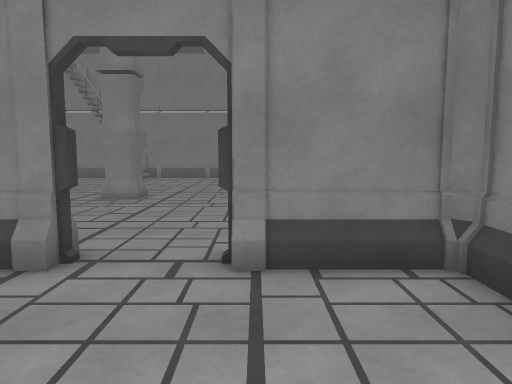
View 1 (above)

16 first-person views from a walk through a scene from a Unity 3-D project. The camera is 1.5 m above the floor, tilts 6° down and sees 70° across. Doors are open. The floor is counted in squares, 1 m on a side. Each view is taken from the middle of a square. On the plan, view 1 faces up. The plan holds only what a view shows up to about 16 squares ahead; the rest is blank. The place goes on beyond the plan. The player is left out.

View 2
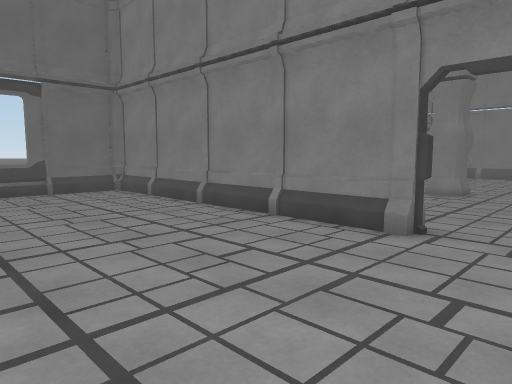

View 3
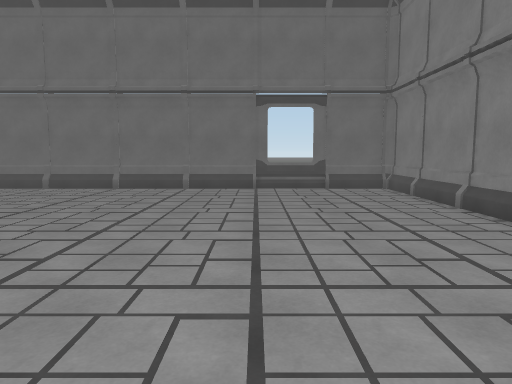

View 4
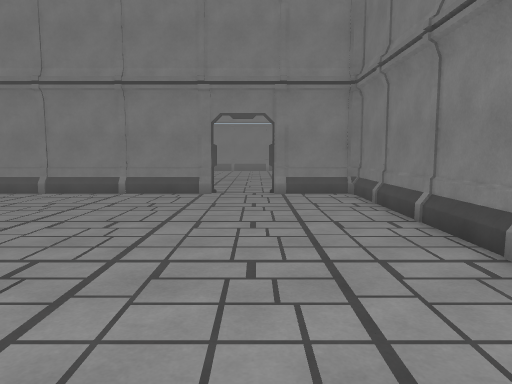

View 5
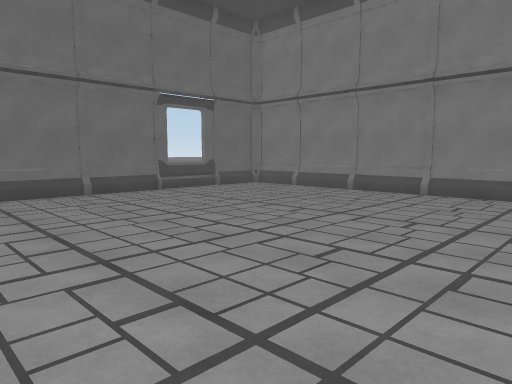

View 6
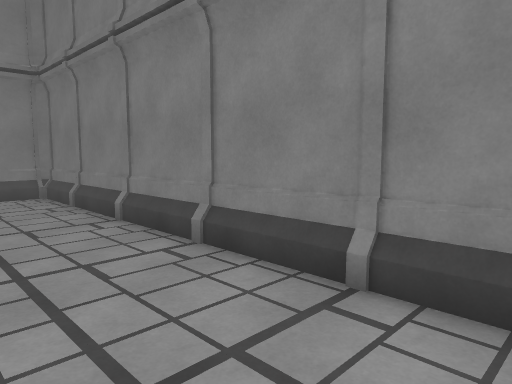

View 7
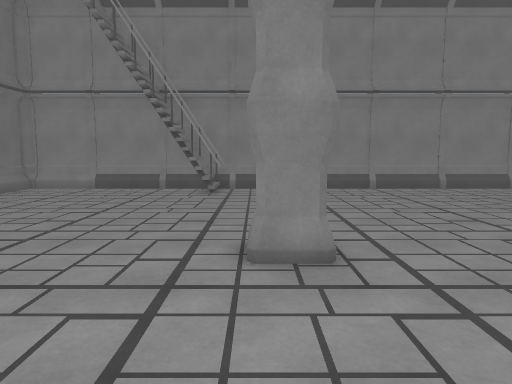

View 8
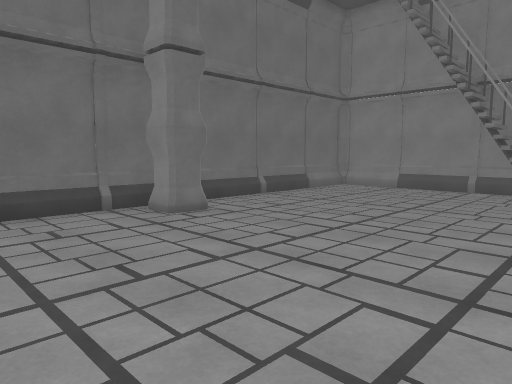

View 9
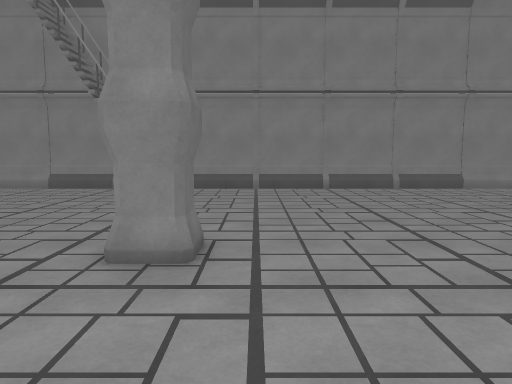

View 10
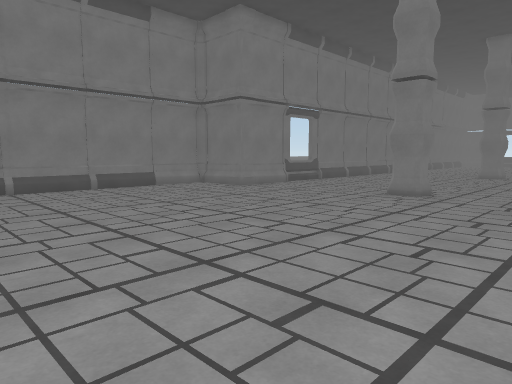

View 11
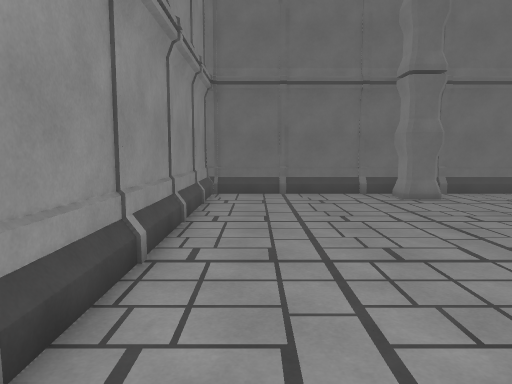

View 12
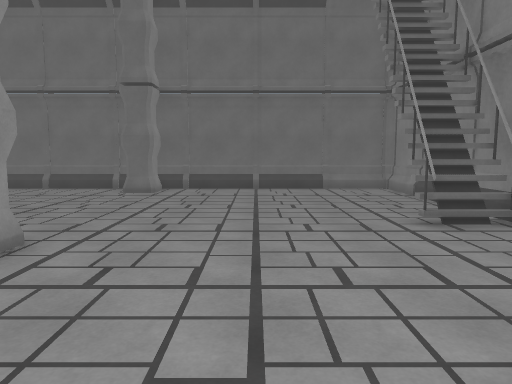

View 13
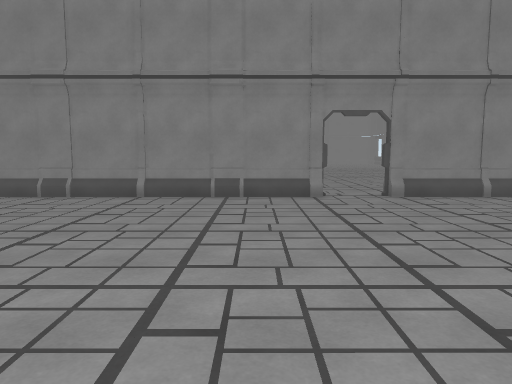

View 14
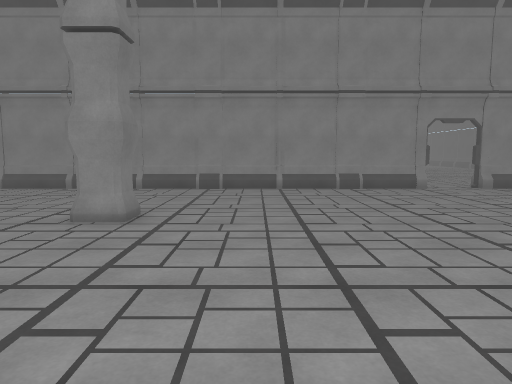

View 15
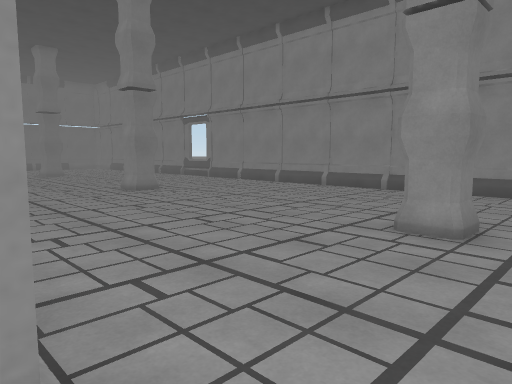

View 16
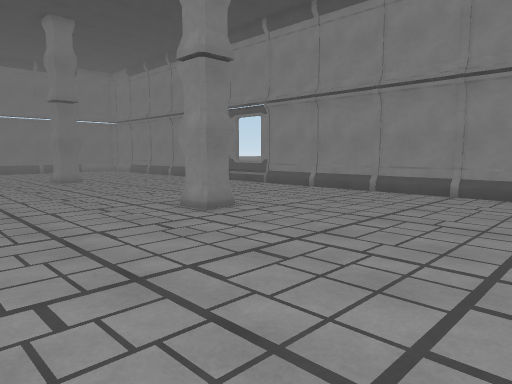

### Floor plan
Points are (right, up) in squares from view 1. A wall is a line through its corners. A room is listed if a view was taken in it or the views show most of it. See-through windows are left out.
Room 1 (views 1, 2, 3, 4, 5, 6)
walls: (-2.4, 4.9) (-14.6, 4.9); (2.9, 2.2) (2.9, 4.5) (2.5, 4.9) (-0.5, 4.9); (2.9, -8.5) (2.9, 2.1); (-14.9, 4.6) (-14.9, -9.5)
low walls: (-2.7, 4.6) (-12.1, 4.6); (-14.6, -1) (-14.6, -9.5); (-12.3, 4.6) (-13.4, 4.6); (-13.5, 4.6) (-14.6, 4.6) (-14.6, 2); (2.6, 3.5) (2.6, 4.6) (-0.4, 4.6); (2.6, -8.5) (2.6, 3.4)
ways out: open door at (-1.5, 5) to room 2
Room 2 (views 7, 8, 9, 10, 11, 12, 13, 14, 15, 16)
walls: (11, 12) (10, 12) (10, 13) (11, 13); (14.3, 5.1) (22.9, 5.1); (8.1, 22.9) (-14.5, 22.9) (-14.9, 22.5) (-14.9, 5.5) (-14.5, 5.1) (-2.5, 5.1); (-0.6, 5.1) (12.4, 5.1); (-4, 13) (-4, 12) (-5, 12); (22, 12) (22, 13) (23, 13); (-5, 13) (-4.5, 13); (-6.4, 20.4) (-7.1, 20.6); (-6.4, 20.7) (-7.2, 20.4); (-7.1, 21) (-7.9, 21); (-6.8, 22.5) (-6.8, 20.5); (-7, 22.4) (-7, 20.5) (-7.8, 20.5); (-7.2, 22.5) (-7.2, 20.5); (-7.7, 22) (-7.7, 20.7); (-7.5, 22.5) (-7.5, 20.5); (-14, 13) (-13, 13) (-13, 12) (-14, 12)
low walls: (14.1, 5.4) (23, 5.4); (8, 22.6) (-6.5, 22.6); (-0.4, 5.4) (12.4, 5.4); (-7.1, 22.6) (-14.6, 22.6) (-14.6, 12.9); (-8.4, 5.4) (-2.7, 5.4); (-9.1, 5.4) (-8.5, 5.4); (-12.1, 5.4) (-9.5, 5.4); (-14.6, 12.5) (-14.6, 5.4); (-13.4, 5.4) (-12.5, 5.4)
ways out: open door at (-1.5, 5) to room 1

Positions as (right, up) in squares from view 1, and headings:
1: (0, 0), facing up
2: (0, -2), facing up-left
3: (1, -1), facing left
4: (-1, -9), facing up
5: (-1, -9), facing up-left
6: (-1, -9), facing up-right
7: (-5, 7), facing up
8: (-5, 7), facing up-left
9: (-3, 7), facing up
10: (-3, 7), facing up-right
11: (-1, 7), facing left
12: (1, 17), facing left
13: (2, 18), facing down
14: (7, 21), facing down
15: (8, 20), facing down-right
16: (14, 19), facing down-right
